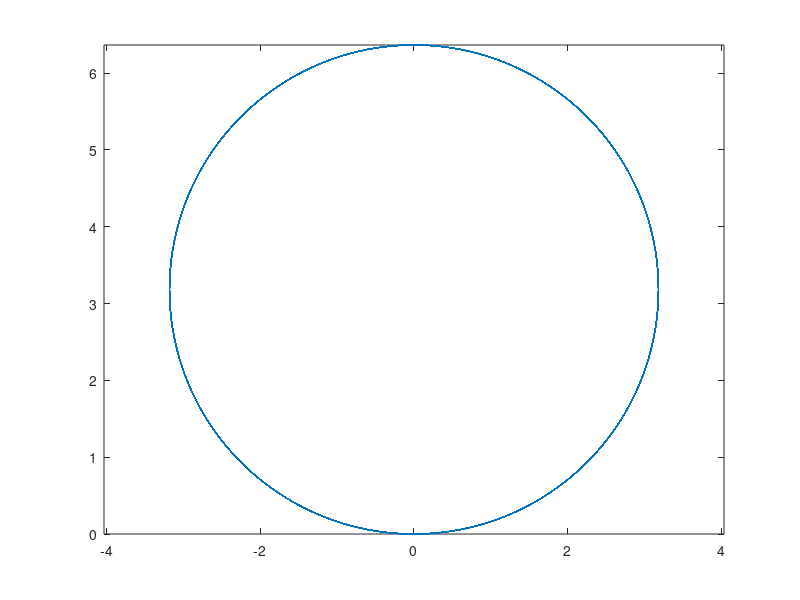
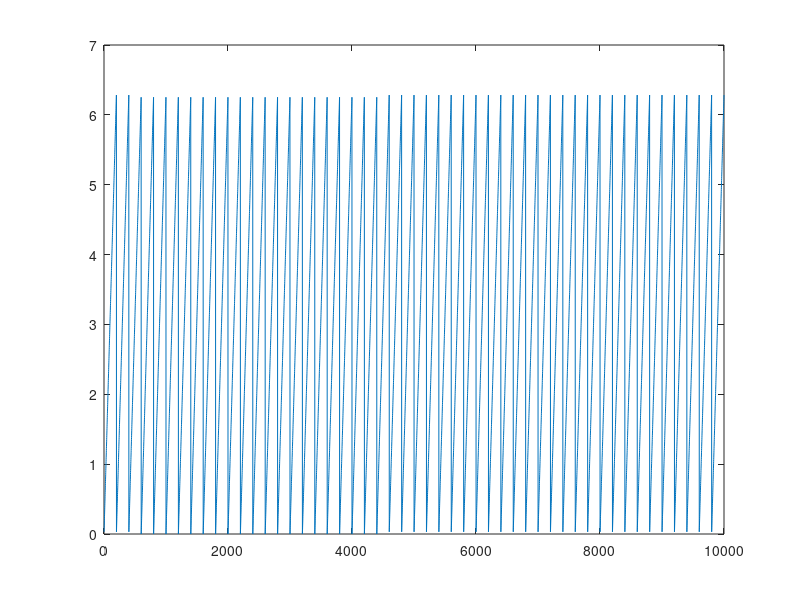

MATLAB code for these plots, in order:

dt = 0.01;

theta = 0;
x = 0;
y = 0;

v = 10;
omega = pi;

steps = 10000;
traj = zeros(steps, 3);
for i=1:steps
 thetaM = (2*theta + omega*dt)/2;
 x = x + v * cos(thetaM) * dt;
 y = y + v * sin(thetaM) * dt;
 theta = theta + omega * dt;
 
 traj(i,:) = [x, y, theta];
 
end


figure(1)
plot(traj(:, 1), traj(:, 2));
axis equal

figure(2)
plot(mod(traj(:, 3), 2*pi));